Frame 1 (no input): blank canvas, image omitted
Frame 60 (no input): blank canvas, image omitted
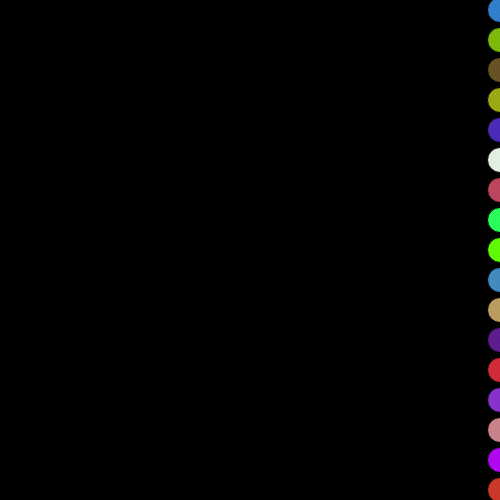
Frame 120 (the mouse pressed at the canvas centre since frame 60)

The p5.js sketch whose frames 1 and 60 were blank and that drew this single picture after the mouse press (run headless with seeded random() and noise() and a simulated clock; from frame 60 on, the mouse is pressed at the canvas centre):

// p5.js sketch
// ── sketch.js
//declare global variables
var x = 0;
var y = 0;
// setup thecanvas size and sets the color of the background to black
function setup(){
  createCanvas(500,500);
  background(0);
}

function draw(){
  // while the mouse is pressed the following loop will
  //continue to draw cirlces that have a random color
  if (mouseIsPressed){
  for (var x = 10; x <= width; x += 30){
    fill(random(255), random(255), random(255));
    ellipse(mouseX * 2, x, 25, 25);
  }
  for (var x = 1; x <= width; x += 30){
    fill(random(255), random(255), random(255));
  }
}


}
